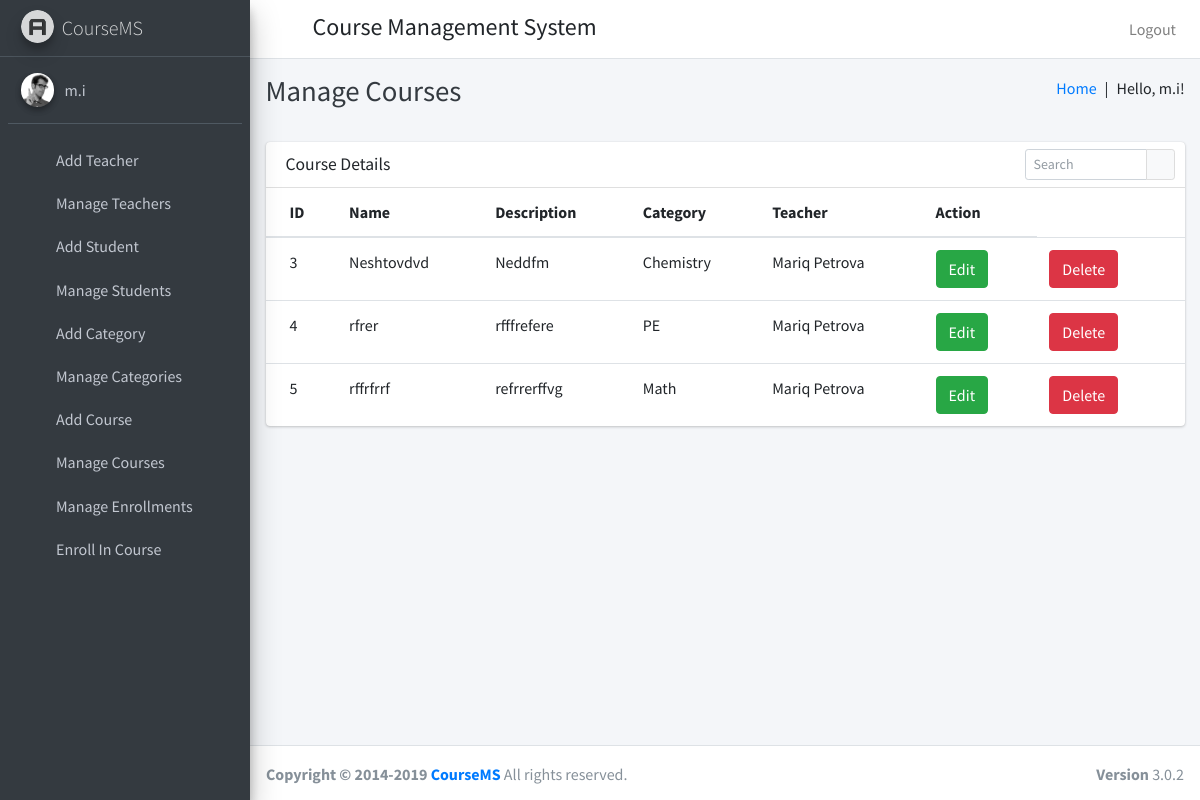
The app's page /manage_courses (signed in) with its own data.
### course/models.py (models this page shows, shortened)
class User(AbstractUser):
    USER_TYPE_SELECTION = (
        (1, "HOD"),
        (2, "Teacher"),
        (3, "Student")
    )
    user_type = models.CharField(max_length=1, choices=USER_TYPE_SELECTION, default=1)

class Course(models.Model):
    id = models.AutoField(primary_key=True)
    course_name = models.CharField(max_length=255)
    category_id = models.ForeignKey(Category, on_delete=models.CASCADE)
    course_description = models.TextField()
    teacher_id = models.ForeignKey(Teacher, on_delete=models.CASCADE)
    created_at = models.DateTimeField(auto_now_add=True)
    updated_at = models.DateTimeField(auto_now=True)
    students = models.ManyToManyField(Student, through='Enrollment')

class Category(models.Model):
    id = models.AutoField(primary_key=True)
    category_name = models.CharField(max_length=25, unique=True)
    def __str__(self):
        return f'{self.category_name}'

class Teacher(models.Model):
    id = models.AutoField(primary_key=True)
    user = models.OneToOneField(User, on_delete=models.CASCADE)
    address = models.TextField()
    created_at=models.DateTimeField(auto_now_add=True)
    updated_at=models.DateTimeField(auto_now_add=True)
    def __str__(self):
        return f'{self.user.first_name} {self.user.last_name}'

### course/HodViews.py (the view)
# urls.py: path('manage_courses', HodViews.manage_courses, name="manage_courses"),
def manage_courses(request):
    courses = Course.objects.all()
    return render(request, "hod_templates/manage_courses_template.html", {"courses": courses})

### course/templates/hod_templates/manage_courses_template.html
{% extends 'hod_templates/base_template.html' %}
{% block page_title %}
Manage Courses
{% endblock page_title %}
{% block main_content %}
    <section class="content">
      <div class="container-fluid">
           <div class="row">
          <div class="col-12">
            <div class="card">
              <div class="card-header">
                <h3 class="card-title">Course Details</h3>
                <div class="card-tools">
                  <div class="input-group input-group-sm" style="width: 150px;">
                    <input type="text" name="table_search" class="form-control float-right" placeholder="Search">
                    <div class="input-group-append">
                      <button type="submit" class="btn btn-default"><i class="fas fa-search"></i></button>
                    </div>
                  </div>
                </div>
              </div>
              <div class="card-body table-responsive p-0">
                <table class="table table-hover text-nowrap">
                  <thead>
                    <tr>
                      <th>ID</th>
                      <th>Name</th>
                      <th>Description</th>
                      <th>Category</th>
                      <th>Teacher</th>
                      <th>Action</th>
                    </tr>
                  </thead>
                  <tbody>
                  {% for course in courses %}
                    <tr>
                      <td>{{ course.id }}</td>
                      <td>{{ course.course_name }}</td>
                      <td>{{ course.course_description }}</td>
                      <td>{{ course.category_id }}</td>
                      <td>{{ course.teacher_id }}</td>
                      <td><a href="{% url 'edit_course' course_id=course.id %}" class="btn btn-success">Edit</a></td>
                      <td><a href="/delete_course/{{ course.id }}" class="btn btn-danger">Delete</a></td>
                    </tr>
                  {% endfor %}
                  </tbody>
                </table>
              </div>
            </div>
          </div>
        </div>
      </div>
    </section>
{% endblock main_content %}

### course/templates/hod_templates/base_template.html (shortened to what this page needs)
{% load static %}
<!DOCTYPE html>
<html>
<head>
  <link rel="stylesheet" href="{% static "plugins/fontawesome-free/css/all.min.css" %}">
  <link rel="stylesheet" href="https://code.ionicframework.com/ionicons/2.0.1/css/ionicons.min.css">
  <link rel="stylesheet" href="{% static "plugins/tempusdominus-bootstrap-4/css/tempusdominus-bootstrap-4.min.css" %}">
  <link rel="stylesheet" href="{% static "plugins/icheck-bootstrap/icheck-bootstrap.min.css" %}">
  <link rel="stylesheet" href="{% static "plugins/jqvmap/jqvmap.min.css" %}">
  <link rel="stylesheet" href="{% static "dist/css/adminlte.min.css" %}">
  <link rel="stylesheet" href="{% static "plugins/overlayScrollbars/css/OverlayScrollbars.min.css" %}">
  <link rel="stylesheet" href="{% static "plugins/daterangepicker/daterangepicker.css" %}">
  <link rel="stylesheet" href="{% static "plugins/summernote/summernote-bs4.css" %}">
</head>
<body class="hold-transition sidebar-mini layout-fixed">
<div class="wrapper">
  <nav class="main-header navbar navbar-expand navbar-white navbar-light">
    <ul class="navbar-nav">
      <li class="nav-item">
        <a class="nav-link" data-widget="pushmenu" href="#"><i class="fas fa-bars"></i></a>
      </li>
    </ul>
    <h4 style="margin-left: 10px;margin-top: 5px;">Course Management System</h4>
    <ul class="navbar-nav ml-auto">
      <li class="nav-item">
        <a class="nav-link" href="{% url 'logout' %}">
          Logout
        </a>
      </li>
    </ul>
  </nav>
    {% include 'hod_templates/sidebar_content.html' %}
  <div class="content-wrapper">
    <div class="content-header">
      <div class="container-fluid">
        <div class="row mb-2">
          <div class="col-sm-6">
            <h1 class="m-0 text-dark">
              {% block page_title %}
              {% endblock page_title %}
            </h1>
          </div>
          <div class="col-sm-6">
            <ol class="breadcrumb float-sm-right">
              <li class="breadcrumb-item"><a href="/admin_home">Home&ensp;</a></li>
              <p>|&ensp;Hello,&nbsp;{{ user.get_username }}!</p>
            </ol>
          </div>
        </div>
      </div>
    </div>
    {% block main_content %}{% endblock main_content %}
  </div>
    {% include 'hod_templates/footer.html' %}
</div>
</body>
</html>

### course/templates/hod_templates/sidebar_content.html
{% load static %}
<aside class="main-sidebar sidebar-dark-primary elevation-4">
  <a href="/admin_home" class="brand-link">
    <img src="{% static "dist/img/AdminLTELogo.png" %}" alt="AdminLTE Logo" class="brand-image img-circle elevation-3"
      style="opacity: .8">
    <span class="brand-text font-weight-light">CourseMS</span>
  </a>
  <div class="sidebar">
    <div class="user-panel mt-3 pb-3 mb-3 d-flex">
      <div class="image">
        <img src="{% static "dist/img/user2-160x160.jpg" %}" class="img-circle elevation-2" alt="User Image">
      </div>
      <div class="info">
        <a href="#" class="d-block">{{ user.get_username }}</a>
      </div>
    </div>
    <nav class="mt-2">
      <ul class="nav nav-pills nav-sidebar flex-column" data-widget="treeview" role="menu" data-accordion="false">
        <li class="nav-item">
          <a href="/add_teacher" class="nav-link">
            <i class="nav-icon fas fa-th"></i>
            <p>
              Add Teacher
            </p>
          </a>
        </li>
        <li class="nav-item">
          <a href="/manage_teachers" class="nav-link">
            <i class="nav-icon fas fa-th"></i>
            <p>
              Manage Teachers
            </p>
          </a>
        </li>
        <li class="nav-item">
          <a href="/add_student" class="nav-link">
            <i class="nav-icon fas fa-th"></i>
            <p>
              Add Student
            </p>
          </a>
        </li>
        <li class="nav-item">
          <a href="/manage_students" class="nav-link">
            <i class="nav-icon fas fa-th"></i>
            <p>
              Manage Students
            </p>
          </a>
        </li>
        <li class="nav-item">
          <a href="/add_category" class="nav-link">
            <i class="nav-icon fas fa-th"></i>
            <p>
              Add Category
            </p>
          </a>
        </li>
        <li class="nav-item">
          <a href="/manage_categories" class="nav-link">
            <i class="nav-icon fas fa-th"></i>
            <p>
              Manage Categories
            </p>
          </a>
        </li>
        <li class="nav-item">
          <a href="/add_course" class="nav-link">
            <i class="nav-icon fas fa-th"></i>
            <p>
              Add Course
            </p>
          </a>
        </li>
        <li class="nav-item">
          <a href="/manage_courses" class="nav-link">
            <i class="nav-icon fas fa-th"></i>
            <p>
              Manage Courses
            </p>
          </a>
        </li>
        <li class="nav-item">
          <a href="/manage_enrollments" class="nav-link">
            <i class="nav-icon fas fa-th"></i>
            <p>
              Manage Enrollments
            </p>
          </a>
        </li>
        <li class="nav-item">
          <a href="/enrollment" class="nav-link">
            <i class="nav-icon fas fa-th"></i>
            <p>
              Enroll In Course
            </p>
          </a>
        </li>
      </ul>
    </nav>
  </div>
</aside>

### records on screen
User: get_username "m.i"
Course: id "3", course_name "Neshtovdvd", course_description "Neddfm", category_id "Chemistry", teacher_id "Mariq Petrova"
Course: id "4", course_name "rfrer", course_description "rfffrefere", category_id "PE", teacher_id "Mariq Petrova"
Course: id "5", course_name "rffrfrrf", course_description "refrrerffvg", category_id "Math", teacher_id "Mariq Petrova"
